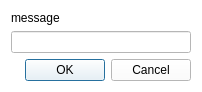
<?xml version="1.0" encoding="UTF-8"?>
<ui version="4.0">
 <class>Dialog</class>
 <widget class="QDialog" name="Dialog">
  <property name="geometry">
   <rect>
    <x>0</x>
    <y>0</y>
    <width>202</width>
    <height>86</height>
   </rect>
  </property>
  <property name="palette">
   <palette>
    <active>
     <colorrole role="WindowText">
      <brush brushstyle="SolidPattern">
       <color alpha="255">
        <red>0</red>
        <green>0</green>
        <blue>0</blue>
       </color>
      </brush>
     </colorrole>
     <colorrole role="Button">
      <brush brushstyle="SolidPattern">
       <color alpha="255">
        <red>255</red>
        <green>255</green>
        <blue>255</blue>
       </color>
      </brush>
     </colorrole>
     <colorrole role="Light">
      <brush brushstyle="SolidPattern">
       <color alpha="255">
        <red>255</red>
        <green>255</green>
        <blue>255</blue>
       </color>
      </brush>
     </colorrole>
     <colorrole role="Midlight">
      <brush brushstyle="SolidPattern">
       <color alpha="255">
        <red>255</red>
        <green>255</green>
        <blue>255</blue>
       </color>
      </brush>
     </colorrole>
     <colorrole role="Dark">
      <brush brushstyle="SolidPattern">
       <color alpha="255">
        <red>127</red>
        <green>127</green>
        <blue>127</blue>
       </color>
      </brush>
     </colorrole>
     <colorrole role="Mid">
      <brush brushstyle="SolidPattern">
       <color alpha="255">
        <red>170</red>
        <green>170</green>
        <blue>170</blue>
       </color>
      </brush>
     </colorrole>
     <colorrole role="Text">
      <brush brushstyle="SolidPattern">
       <color alpha="255">
        <red>0</red>
        <green>0</green>
        <blue>0</blue>
       </color>
      </brush>
     </colorrole>
     <colorrole role="BrightText">
      <brush brushstyle="SolidPattern">
       <color alpha="255">
        <red>255</red>
        <green>255</green>
        <blue>255</blue>
       </color>
      </brush>
     </colorrole>
     <colorrole role="ButtonText">
      <brush brushstyle="SolidPattern">
       <color alpha="255">
        <red>0</red>
        <green>0</green>
        <blue>0</blue>
       </color>
      </brush>
     </colorrole>
     <colorrole role="Base">
      <brush brushstyle="SolidPattern">
       <color alpha="255">
        <red>255</red>
        <green>255</green>
        <blue>255</blue>
       </color>
      </brush>
     </colorrole>
     <colorrole role="Window">
      <brush brushstyle="SolidPattern">
       <color alpha="255">
        <red>255</red>
        <green>255</green>
        <blue>255</blue>
       </color>
      </brush>
     </colorrole>
     <colorrole role="Shadow">
      <brush brushstyle="SolidPattern">
       <color alpha="255">
        <red>0</red>
        <green>0</green>
        <blue>0</blue>
       </color>
      </brush>
     </colorrole>
     <colorrole role="AlternateBase">
      <brush brushstyle="SolidPattern">
       <color alpha="255">
        <red>255</red>
        <green>255</green>
        <blue>255</blue>
       </color>
      </brush>
     </colorrole>
     <colorrole role="ToolTipBase">
      <brush brushstyle="SolidPattern">
       <color alpha="255">
        <red>255</red>
        <green>255</green>
        <blue>220</blue>
       </color>
      </brush>
     </colorrole>
     <colorrole role="ToolTipText">
      <brush brushstyle="SolidPattern">
       <color alpha="255">
        <red>0</red>
        <green>0</green>
        <blue>0</blue>
       </color>
      </brush>
     </colorrole>
    </active>
    <inactive>
     <colorrole role="WindowText">
      <brush brushstyle="SolidPattern">
       <color alpha="255">
        <red>0</red>
        <green>0</green>
        <blue>0</blue>
       </color>
      </brush>
     </colorrole>
     <colorrole role="Button">
      <brush brushstyle="SolidPattern">
       <color alpha="255">
        <red>255</red>
        <green>255</green>
        <blue>255</blue>
       </color>
      </brush>
     </colorrole>
     <colorrole role="Light">
      <brush brushstyle="SolidPattern">
       <color alpha="255">
        <red>255</red>
        <green>255</green>
        <blue>255</blue>
       </color>
      </brush>
     </colorrole>
     <colorrole role="Midlight">
      <brush brushstyle="SolidPattern">
       <color alpha="255">
        <red>255</red>
        <green>255</green>
        <blue>255</blue>
       </color>
      </brush>
     </colorrole>
     <colorrole role="Dark">
      <brush brushstyle="SolidPattern">
       <color alpha="255">
        <red>127</red>
        <green>127</green>
        <blue>127</blue>
       </color>
      </brush>
     </colorrole>
     <colorrole role="Mid">
      <brush brushstyle="SolidPattern">
       <color alpha="255">
        <red>170</red>
        <green>170</green>
        <blue>170</blue>
       </color>
      </brush>
     </colorrole>
     <colorrole role="Text">
      <brush brushstyle="SolidPattern">
       <color alpha="255">
        <red>0</red>
        <green>0</green>
        <blue>0</blue>
       </color>
      </brush>
     </colorrole>
     <colorrole role="BrightText">
      <brush brushstyle="SolidPattern">
       <color alpha="255">
        <red>255</red>
        <green>255</green>
        <blue>255</blue>
       </color>
      </brush>
     </colorrole>
     <colorrole role="ButtonText">
      <brush brushstyle="SolidPattern">
       <color alpha="255">
        <red>0</red>
        <green>0</green>
        <blue>0</blue>
       </color>
      </brush>
     </colorrole>
     <colorrole role="Base">
      <brush brushstyle="SolidPattern">
       <color alpha="255">
        <red>255</red>
        <green>255</green>
        <blue>255</blue>
       </color>
      </brush>
     </colorrole>
     <colorrole role="Window">
      <brush brushstyle="SolidPattern">
       <color alpha="255">
        <red>255</red>
        <green>255</green>
        <blue>255</blue>
       </color>
      </brush>
     </colorrole>
     <colorrole role="Shadow">
      <brush brushstyle="SolidPattern">
       <color alpha="255">
        <red>0</red>
        <green>0</green>
        <blue>0</blue>
       </color>
      </brush>
     </colorrole>
     <colorrole role="AlternateBase">
      <brush brushstyle="SolidPattern">
       <color alpha="255">
        <red>255</red>
        <green>255</green>
        <blue>255</blue>
       </color>
      </brush>
     </colorrole>
     <colorrole role="ToolTipBase">
      <brush brushstyle="SolidPattern">
       <color alpha="255">
        <red>255</red>
        <green>255</green>
        <blue>220</blue>
       </color>
      </brush>
     </colorrole>
     <colorrole role="ToolTipText">
      <brush brushstyle="SolidPattern">
       <color alpha="255">
        <red>0</red>
        <green>0</green>
        <blue>0</blue>
       </color>
      </brush>
     </colorrole>
    </inactive>
    <disabled>
     <colorrole role="WindowText">
      <brush brushstyle="SolidPattern">
       <color alpha="255">
        <red>127</red>
        <green>127</green>
        <blue>127</blue>
       </color>
      </brush>
     </colorrole>
     <colorrole role="Button">
      <brush brushstyle="SolidPattern">
       <color alpha="255">
        <red>255</red>
        <green>255</green>
        <blue>255</blue>
       </color>
      </brush>
     </colorrole>
     <colorrole role="Light">
      <brush brushstyle="SolidPattern">
       <color alpha="255">
        <red>255</red>
        <green>255</green>
        <blue>255</blue>
       </color>
      </brush>
     </colorrole>
     <colorrole role="Midlight">
      <brush brushstyle="SolidPattern">
       <color alpha="255">
        <red>255</red>
        <green>255</green>
        <blue>255</blue>
       </color>
      </brush>
     </colorrole>
     <colorrole role="Dark">
      <brush brushstyle="SolidPattern">
       <color alpha="255">
        <red>127</red>
        <green>127</green>
        <blue>127</blue>
       </color>
      </brush>
     </colorrole>
     <colorrole role="Mid">
      <brush brushstyle="SolidPattern">
       <color alpha="255">
        <red>170</red>
        <green>170</green>
        <blue>170</blue>
       </color>
      </brush>
     </colorrole>
     <colorrole role="Text">
      <brush brushstyle="SolidPattern">
       <color alpha="255">
        <red>127</red>
        <green>127</green>
        <blue>127</blue>
       </color>
      </brush>
     </colorrole>
     <colorrole role="BrightText">
      <brush brushstyle="SolidPattern">
       <color alpha="255">
        <red>255</red>
        <green>255</green>
        <blue>255</blue>
       </color>
      </brush>
     </colorrole>
     <colorrole role="ButtonText">
      <brush brushstyle="SolidPattern">
       <color alpha="255">
        <red>127</red>
        <green>127</green>
        <blue>127</blue>
       </color>
      </brush>
     </colorrole>
     <colorrole role="Base">
      <brush brushstyle="SolidPattern">
       <color alpha="255">
        <red>255</red>
        <green>255</green>
        <blue>255</blue>
       </color>
      </brush>
     </colorrole>
     <colorrole role="Window">
      <brush brushstyle="SolidPattern">
       <color alpha="255">
        <red>255</red>
        <green>255</green>
        <blue>255</blue>
       </color>
      </brush>
     </colorrole>
     <colorrole role="Shadow">
      <brush brushstyle="SolidPattern">
       <color alpha="255">
        <red>0</red>
        <green>0</green>
        <blue>0</blue>
       </color>
      </brush>
     </colorrole>
     <colorrole role="AlternateBase">
      <brush brushstyle="SolidPattern">
       <color alpha="255">
        <red>255</red>
        <green>255</green>
        <blue>255</blue>
       </color>
      </brush>
     </colorrole>
     <colorrole role="ToolTipBase">
      <brush brushstyle="SolidPattern">
       <color alpha="255">
        <red>255</red>
        <green>255</green>
        <blue>220</blue>
       </color>
      </brush>
     </colorrole>
     <colorrole role="ToolTipText">
      <brush brushstyle="SolidPattern">
       <color alpha="255">
        <red>0</red>
        <green>0</green>
        <blue>0</blue>
       </color>
      </brush>
     </colorrole>
    </disabled>
   </palette>
  </property>
  <property name="windowTitle">
   <string>title</string>
  </property>
  <layout class="QVBoxLayout" name="verticalLayout">
   <item>
    <widget class="QLabel" name="label">
     <property name="text">
      <string>message</string>
     </property>
    </widget>
   </item>
   <item>
    <widget class="QLineEdit" name="lineEdit"/>
   </item>
   <item>
    <widget class="QDialogButtonBox" name="buttonBox">
     <property name="orientation">
      <enum>Qt::Horizontal</enum>
     </property>
     <property name="standardButtons">
      <set>QDialogButtonBox::Cancel|QDialogButtonBox::Ok</set>
     </property>
    </widget>
   </item>
  </layout>
 </widget>
 <resources/>
 <connections>
  <connection>
   <sender>buttonBox</sender>
   <signal>accepted()</signal>
   <receiver>Dialog</receiver>
   <slot>accept()</slot>
   <hints>
    <hint type="sourcelabel">
     <x>248</x>
     <y>254</y>
    </hint>
    <hint type="destinationlabel">
     <x>157</x>
     <y>274</y>
    </hint>
   </hints>
  </connection>
  <connection>
   <sender>buttonBox</sender>
   <signal>rejected()</signal>
   <receiver>Dialog</receiver>
   <slot>reject()</slot>
   <hints>
    <hint type="sourcelabel">
     <x>316</x>
     <y>260</y>
    </hint>
    <hint type="destinationlabel">
     <x>286</x>
     <y>274</y>
    </hint>
   </hints>
  </connection>
 </connections>
</ui>
